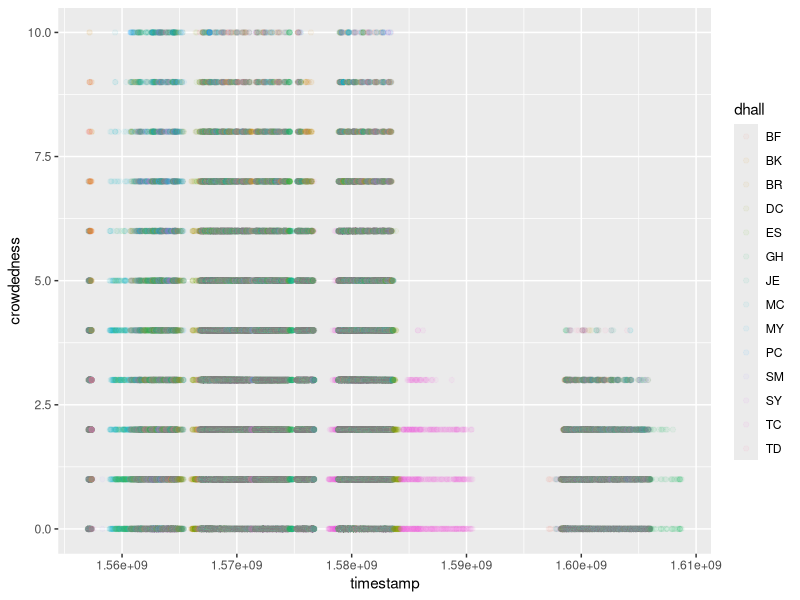
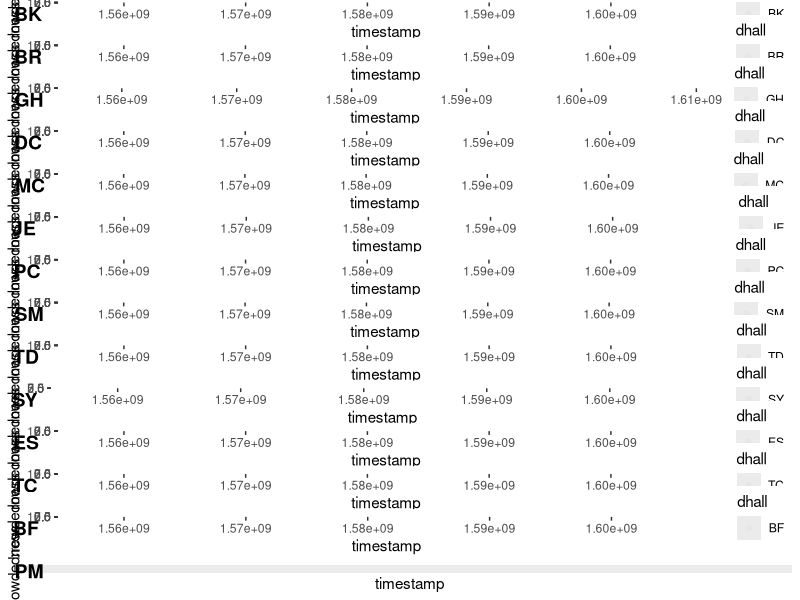

Write the R code that produced these figures, in order.
require(dplyr)
require(ggplot2)
require("ggpubr")

data <- read.csv('occupancy.csv')
#data <- read.csv('occupancy_trimmed.csv')

hall_ids <- c('BK', 'BR', 'GH', 'DC', 'MC', 'JE', 'PC', 'SM', 'TD', 'SY', 'ES', 'TC', 'BF', 'PM')

create_scatterplot <- function(hall_id) {
    ggplot(subset(data, dhall == hall_id), aes(x=timestamp, y=crowdedness, color=dhall)) +
        geom_point(alpha=0.05)
}

png(file = "timeline.png")
ggplot(data, aes(x=timestamp, y=crowdedness, color=dhall)) +
    geom_point(alpha=0.05)

png(file = "daily.png", width=2000, height=6000)
hall_plots <- lapply(hall_ids, create_scatterplot)
ggarrange(plotlist=hall_plots, labels=hall_ids, ncol=1, nrow=14)
